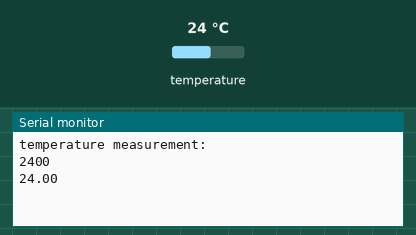
This sketch was run on a simulated ESP32. Parts: the last lines printed to the serial monitor. Wiring (inferred from the names in the program): DS18B20 sensor: data GPIO 4. The test bench sets the inputs (shaded band); at power-on: temperature 24 °C.

Above: at 1.3 s.
1.4 s: temperature set to 12 °C
At 3.2 s:
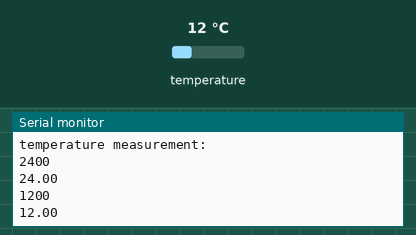
4.1 s: temperature set to 19 °C
At 4.9 s:
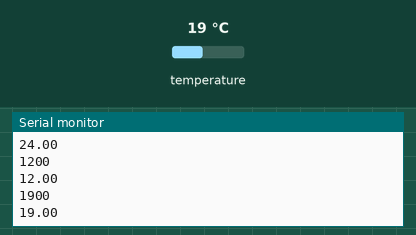
Timing chart, 0 to 7.1 s (numbered marks = the images above; inputs shaded):
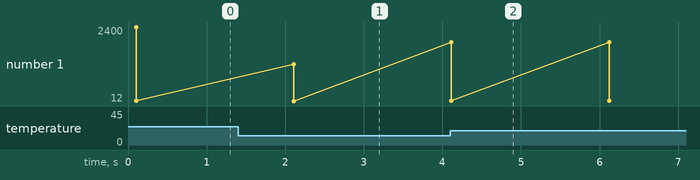

The sketch:

Without_firebase.ino
```cpp
#define TEMP_PIN  4

void OneWireReset(int Pin);
void OWwrite(int Pin, byte d);
byte OWread(int Pin);

void setup() {
    digitalWrite(TEMP_PIN, LOW);
    pinMode(TEMP_PIN, INPUT);
    Serial.begin(115200);
    delay(100);
    Serial.print("temperature measurement:\n");
}

void loop(){
  int HighByte, LowByte, TReading, SignBit, Tc_100, Whole, Fract;

  OneWireReset(TEMP_PIN);
  OWwrite(TEMP_PIN, 0xcc);
  OWwrite(TEMP_PIN, 0x44);

  OneWireReset(TEMP_PIN);
  OWwrite(TEMP_PIN, 0xcc);
  OWwrite(TEMP_PIN, 0xbe);

  LowByte = OWread(TEMP_PIN);
  HighByte = OWread(TEMP_PIN);
  TReading = (HighByte << 8) + LowByte;
  SignBit = TReading & 0x8000;
  if (SignBit)
  {
    TReading = (TReading ^ 0xffff) + 1;
  }
  Tc_100 = (6 * TReading) + TReading / 4;

  Whole = Tc_100 / 100;
  Fract = Tc_100 % 100;

  Serial.print(Tc_100);
  Serial.print("\n");

  if (SignBit) // If negative
  {
     Serial.print("-");
  }
  Serial.print(Whole);
  Serial.print(".");
  if (Fract < 10)
  {
     Serial.print("0");
  }

  Serial.print(Fract);

      Serial.print("\n");
  delay(2000);
}

void OneWireReset(int Pin)
{
     digitalWrite(Pin, LOW);
     pinMode(Pin, OUTPUT);
     delayMicroseconds(500);
     pinMode(Pin, INPUT);
     delayMicroseconds(500);
}

void OWwrite(int Pin, byte d)
{
   byte n;

   for(n=8; n!=0; n--)
   {
      if ((d & 0x01) == 1)
      {
         digitalWrite(Pin, LOW);
         pinMode(Pin, OUTPUT);
         delayMicroseconds(5);
         pinMode(Pin, INPUT);
         delayMicroseconds(60);
      }
      else
      {
         digitalWrite(Pin, LOW);
         pinMode(Pin, OUTPUT);
         delayMicroseconds(60);
         pinMode(Pin, INPUT);
      }

      d=d>>1;
   }

}

byte OWread(int Pin)
{
    byte d, n, b;

    d=0;

    for (n=0; n<8; n++)
    {
        digitalWrite(Pin, LOW);
        pinMode(Pin, OUTPUT);
        delayMicroseconds(5);
        pinMode(Pin, INPUT);
        delayMicroseconds(5);
        b = digitalRead(Pin);
        delayMicroseconds(50);
        d = (d >> 1) | (b<<7);
    }
    return(d);
}
```

Measured:
- after the input at 1.4 s, the serial monitor: prints a new line after 0.71 s (image 1)
- after the input at 4.1 s, the serial monitor: prints a new line at once (image 2)
- plotted number 1: 24 → 12 after the input at 1.4 s, 12 → 19 after the input at 4.1 s
